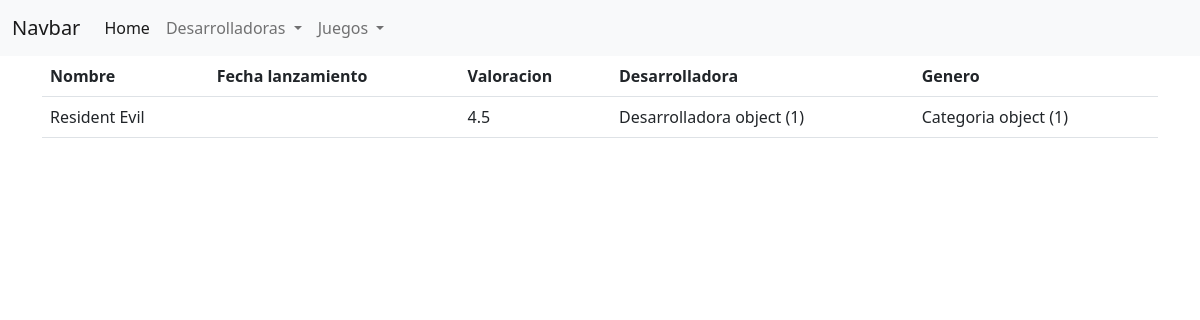
Screenshot of /juegos/juegos/1/ with the database file from the repository.
### juegos/models.py (models this page shows)
class Juegos(models.Model):
    nombre = models.CharField(max_length=30)
    fecha_lanzamiento = models.DateTimeField()
    valoracion_estrellas = models.CharField(max_length=30)
    desarrolladora = models.ForeignKey(Desarrolladora, on_delete=models.CASCADE)
    genero = models.ForeignKey(Categoria, on_delete=models.CASCADE)

### desarrolladoras/models.py (models this page shows)
class Desarrolladora(models.Model):
    nombre = models.CharField(max_length=100)

### categorias/models.py (models this page shows)
class Categoria(models.Model):
    nameCat = models.CharField(max_length=30)

### juegos/views.py (the view)
# urls.py: path('juegos/<id>/',views.juegos_view, name='juegos_view'),
def juegos_view(request, id):
        context = {}
        context['object'] = Juegos.objects.get(id = id)
        return render(request, 'juegos/juegos_detalles.html', context)

### templates/juegos/juegos_detalles.html (shortened to what this page needs)
{% extends "base.html" %}
{% load static %}
{% block content %}
<div class="container detalle">
    <table class="table">
        <thead>
          <tr>
            <th scope="col">Nombre</th>
            <th scope="col">Fecha lanzamiento</th>
            <th scope="col">Valoracion</th>
            <th scope="col">Desarrolladora</th>
            <th scope="col">Genero</th>
          </tr>
        </thead>
        <tbody>
          <tr>
            <td>{{ object.nombre }}</td>
            <td>{{ object.fecha_lamzamiento }}</td>
            <td>{{ object.valoracion_estrellas }}</td>
            <td>{{ object.desarrolladora}}</td>
            <td>{{ object.genero}}</td>
          </tr>
        </tbody>
      </table>
</div>
{% endblock %}

### rows the page displays
Juegos: nombre "Resident Evil", valoracion_estrellas "4.5", desarrolladora "Desarrolladora object (1)", genero "Categoria object (1)"
